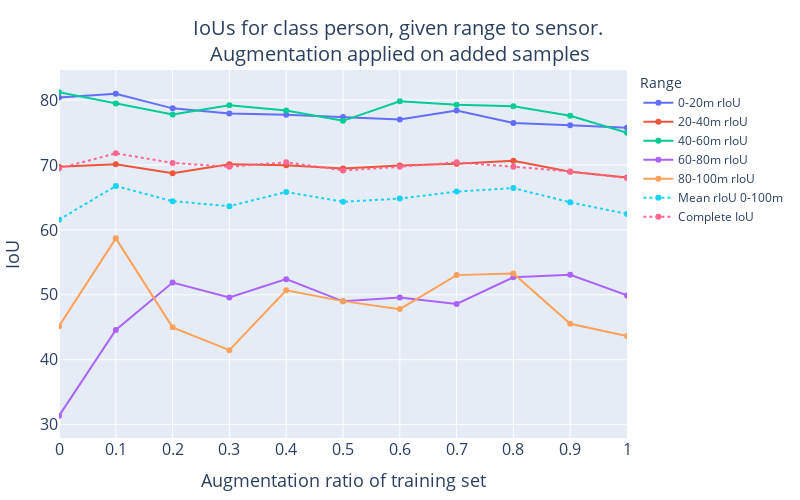

Here is the notebook cell this chart was saved with:
### Code cell
fig = return_fig_line_plot(melted_df, "Augmentation ratio of training set", 'IoUs for class person, given range to sensor. <br>Augmentation applied on added samples',
                           category_orders={"Range": ['0-20m rIoU', '20-40m rIoU', '40-60m rIoU', '60-80m rIoU', '80-100m rIoU', "Mean rIoU 0-100m", 'Complete IoU']})
fig.show()
# fig.write_image("/workspaces/baseline/exp/figures/report_figs/RAW_OFFline_paste_augmentation_line_plot_0_to_100.jpeg", scale=4)

### Figure 1 — Plotly figure (JSON) as saved in the notebook; plotly's stock layout.template omitted (floating-point values rounded to 4 significant figures)
{"data": [{"hovertemplate": "Range=0-20m rIoU<br>Augmentation value=%{x}<br>IoU=%{y}<extra></extra>", "legendgroup": "0-20m rIoU", "line": {"color": "#636efa", "dash": "solid"}, "marker": {"size": 6, "symbol": "circle"}, "mode": "lines+markers", "name": "0-20m rIoU", "orientation": "v", "showlegend": true, "type": "scatter", "x": [0, 0.1, 0.2, 0.3, 0.4, 0.5, 0.6, 0.7, 0.8, 0.9, 1], "xaxis": "x", "y": [80.4, 80.98, 78.73, 77.93, 77.75, 77.38, 77.0, 78.41, 76.49, 76.13, 75.75], "yaxis": "y"}, {"hovertemplate": "Range=20-40m rIoU<br>Augmentation value=%{x}<br>IoU=%{y}<extra></extra>", "legendgroup": "20-40m rIoU", "line": {"color": "#EF553B", "dash": "solid"}, "marker": {"size": 6, "symbol": "circle"}, "mode": "lines+markers", "name": "20-40m rIoU", "orientation": "v", "showlegend": true, "type": "scatter", "x": [0, 0.1, 0.2, 0.3, 0.4, 0.5, 0.6, 0.7, 0.8, 0.9, 1], "xaxis": "x", "y": [69.73, 70.12, 68.73, 70.12, 69.96, 69.46, 69.94, 70.2, 70.67, 68.96, 68.07], "yaxis": "y"}, {"hovertemplate": "Range=40-60m rIoU<br>Augmentation value=%{x}<br>IoU=%{y}<extra></extra>", "legendgroup": "40-60m rIoU", "line": {"color": "#00cc96", "dash": "solid"}, "marker": {"size": 6, "symbol": "circle"}, "mode": "lines+markers", "name": "40-60m rIoU", "orientation": "v", "showlegend": true, "type": "scatter", "x": [0, 0.1, 0.2, 0.3, 0.4, 0.5, 0.6, 0.7, 0.8, 0.9, 1], "xaxis": "x", "y": [81.23, 79.46, 77.78, 79.21, 78.4, 76.81, 79.82, 79.29, 79.04, 77.59, 74.98], "yaxis": "y"}, {"hovertemplate": "Range=60-80m rIoU<br>Augmentation value=%{x}<br>IoU=%{y}<extra></extra>", "legendgroup": "60-80m rIoU", "line": {"color": "#ab63fa", "dash": "solid"}, "marker": {"size": 6, "symbol": "circle"}, "mode": "lines+markers", "name": "60-80m rIoU", "orientation": "v", "showlegend": true, "type": "scatter", "x": [0, 0.1, 0.2, 0.3, 0.4, 0.5, 0.6, 0.7, 0.8, 0.9, 1], "xaxis": "x", "y": [31.36, 44.59, 51.89, 49.59, 52.41, 49.0, 49.58, 48.6, 52.7, 53.07, 49.92], "yaxis": "y"}, {"hovertemplate": "Range=80-100m rIoU<br>Augmentation value=%{x}<br>IoU=%{y}<extra></extra>", "legendgroup": "80-100m rIoU", "line": {"color": "#FFA15A", "dash": "solid"}, "marker": {"size": 6, "symbol": "circle"}, "mode": "lines+markers", "name": "80-100m rIoU", "orientation": "v", "showlegend": true, "type": "scatter", "x": [0, 0.1, 0.2, 0.3, 0.4, 0.5, 0.6, 0.7, 0.8, 0.9, 1], "xaxis": "x", "y": [45.17, 58.7, 44.99, 41.47, 50.7, 49.03, 47.8, 53.04, 53.3, 45.54, 43.64], "yaxis": "y"}, {"hovertemplate": "Range=Mean rIoU 0-100m<br>Augmentation value=%{x}<br>IoU=%{y}<extra></extra>", "legendgroup": "Mean rIoU 0-100m", "line": {"color": "#19d3f3", "dash": "dot"}, "marker": {"size": 6, "symbol": "circle"}, "mode": "lines+markers", "name": "Mean rIoU 0-100m", "orientation": "v", "showlegend": true, "type": "scatter", "x": [0, 0.1, 0.2, 0.3, 0.4, 0.5, 0.6, 0.7, 0.8, 0.9, 1], "xaxis": "x", "y": [61.57, 66.77, 64.42, 63.66, 65.84, 64.33, 64.83, 65.91, 66.44, 64.26, 62.47], "yaxis": "y"}, {"hovertemplate": "Range=Complete IoU<br>Augmentation value=%{x}<br>IoU=%{y}<extra></extra>", "legendgroup": "Complete IoU", "line": {"color": "#FF6692", "dash": "dot"}, "marker": {"size": 6, "symbol": "circle"}, "mode": "lines+markers", "name": "Complete IoU", "orientation": "v", "showlegend": true, "type": "scatter", "x": [0, 0.1, 0.2, 0.3, 0.4, 0.5, 0.6, 0.7, 0.8, 0.9, 1], "xaxis": "x", "y": [69.48, 71.8, 70.33, 69.72, 70.43, 69.17, 69.72, 70.42, 69.73, 69.01, 67.98], "yaxis": "y"}], "layout": {"autosize": false, "height": 500, "legend": {"title": {"text": "Range"}, "tracegroupgap": 0}, "margin": {"b": 20, "l": 20, "r": 20, "t": 70}, "title": {"font": {"size": 20}, "text": "IoUs for class person, given range to sensor. <br>Augmentation applied on added samples", "x": 0.5}, "width": 800, "xaxis": {"anchor": "y", "domain": [0, 1], "range": [0, 1], "tickfont": {"size": 16}, "tickmode": "array", "ticktext": [0, 0.1, 0.2, 0.3, 0.4, 0.5, 0.6, 0.7, 0.8, 0.9, 1], "tickvals": [0, 0.1, 0.2, 0.3, 0.4, 0.5, 0.6, 0.7, 0.8, 0.9, 1], "title": {"font": {"size": 18}, "text": "Augmentation ratio of training set"}}, "yaxis": {"anchor": "x", "domain": [0, 1], "tickfont": {"size": 16}, "title": {"font": {"size": 18}, "text": "IoU"}}}}
